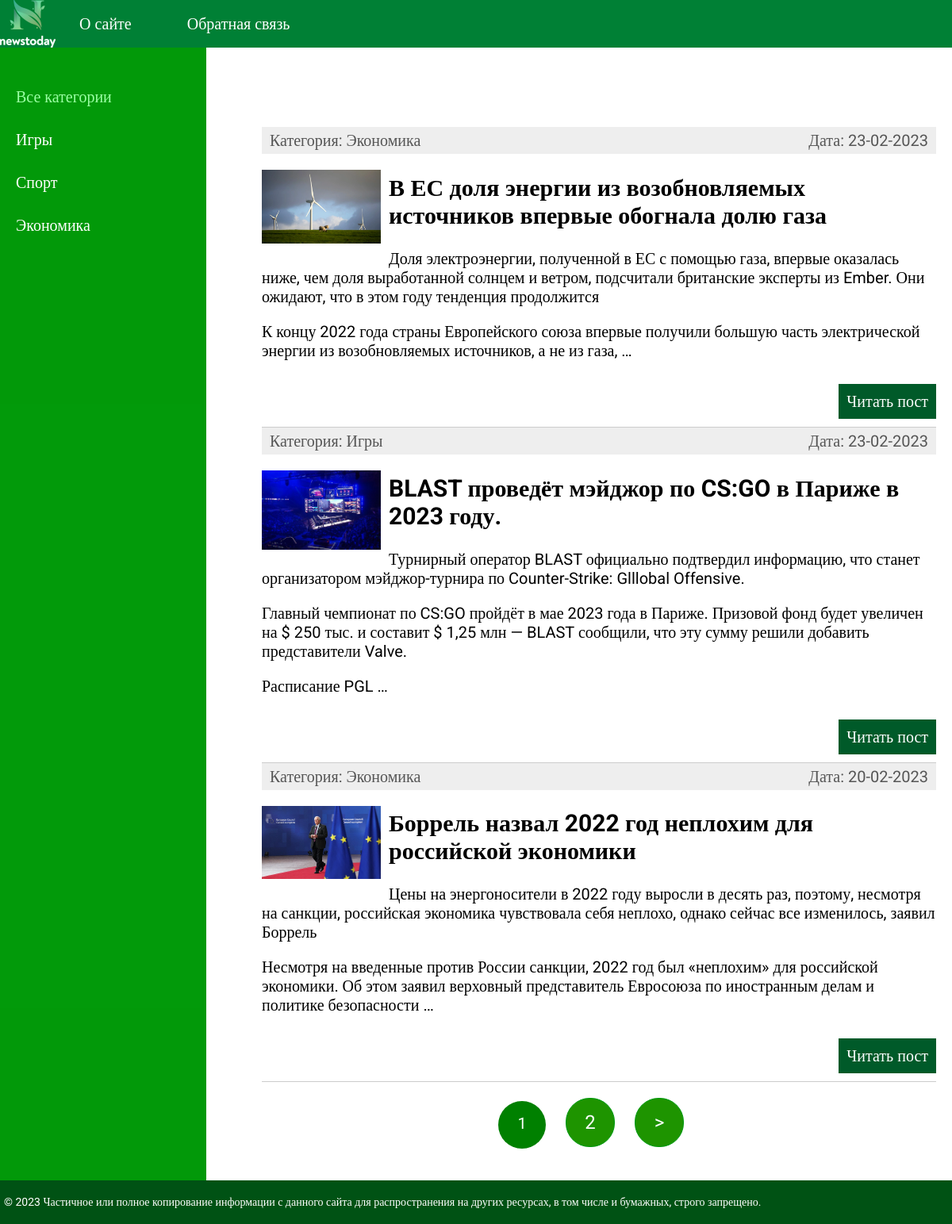
The page / on the database its author committed.
### news/models.py (models this page shows, shortened)
class Category(models.Model):
    name = models.CharField(max_length=100, db_index=True)
    slug = models.SlugField(max_length=255, unique=True, db_index=True, verbose_name='URL')
    def __str__(self):
        return self.name
    def get_absolute_url(self):
        return reverse('category', kwargs={'cat_slug': self.slug})
    class Meta:
        verbose_name = 'Категорию'
        verbose_name_plural = 'Категории'
        ordering = ['id']

class News(models.Model):
    title = models.CharField(max_length=255, verbose_name='Заголовок')
    content = models.TextField(blank=True, verbose_name='Контент')
    slug = models.SlugField(max_length=255, unique=True, db_index=True, verbose_name="URL")
    photo = models.ImageField(upload_to="photos/%Y/%m/%d/", verbose_name='Фото', blank=True)
    time_create = models.DateTimeField(auto_now_add=True)
    time_add = models.DateTimeField(auto_now=True)
    is_published = models.BooleanField(default=True, verbose_name='Публикация')
    cat = models.ForeignKey('Category', on_delete=models.PROTECT, null=True, verbose_name='Категории')
    def get_absolute_url(self):
        return reverse('post', kwargs={'post_slug': self.slug})
    class Meta:
        verbose_name = 'Новость'
        verbose_name_plural = 'Новости'
        ordering =['-time_create', 'title']

### news/views.py (the view)
# urls.py: path('', NewsHome.as_view(), name='home'),
class NewsHome(DataMixin, ListView):
    model = News
    template_name = 'news/index.html'
    context_object_name = "posts"
    def get_context_data(self, *, object_list=None, **kwargs):
        context = super().get_context_data(**kwargs)
        c_def = self.get_user_context(title='Главная страница')
        return dict(list(context.items()) + list(c_def.items()))
    def get_queryset(self):
        return News.objects.filter(is_published=True)

### news/utils.py (called while the page is built)
        def get_user_context(self, **kwargs):
                context = kwargs
                cats = Category.objects.annotate(Count('news'))
                user_menu = menu.copy()
                if not self.request.user.is_authenticated:
                        user_menu.pop(1)
                context['menu'] = user_menu
                context['cats'] = cats
                if 'cat_selected' not in context:
                        context['cat_selected'] = 0
                return context

### news/templates/news/index.html (shortened to what this page needs)
{% extends 'news/base.html' %}
{% block content %}
<ul class="list-articles">
	{% for p in posts %}
			<li><div class="article-panel">
	<p class="first">Категория: {{p.cat}}</p>
	<p class="last">Дата: {{p.time_create|date:"d-m-Y"}}</p>
</div>
{% if p.photo %}
	<p><img class="img-article-left thumb" src="{{p.photo.url}}"></p>
{% endif %}
				<h2>{{p.title}}</h2>
	{% autoescape on %}
	{{p.content|linebreaks|truncatewords:50}}
	{% endautoescape %}
			<p class="link-read-post"><a href="{{ p.get_absolute_url }}">Читать пост</a></p>
			</li>
	{% endfor %}
</ul>
{% endblock %}

### news/templates/news/base.html (shortened to what this page needs)
{% load static %}
{% load news_tags %}
<!DOCTYPE html>
<html>
<head>
	<link type="text/css" href="{% static 'news/css/style.css' %}" rel="stylesheet" />
</head>
<body>
<table class="table-page" border=0 cellpadding="0" cellspacing="0">
<tr><td valign=top>
{% block mainmenu %}
		<div class="header">
			<ul id="mainmenu" class="mainmenu">
			<li class="logo"><a href="{% url 'home' %}"><div class="logo"></div></a></li>
	{% for m in menu %}
			<li><a href="{% url m.url_name %}">{{m.title}}</a></li>
	{% endfor %}
			</ul>
		</div>
{% endblock mainmenu %}
<table class="table-content" border=0 cellpadding="0" cellspacing="0">
<tr>
	<td valign="top" class="left-chapters">
	<ul id="leftchapters">
{% if cat_selected == 0 %}
		<li class="selected">Все категории</li>
{% else %}
		<li><a href="{% url 'home' %}">Все категории</a></li>
{% endif %}
{% for c in cats %}
{% if c.news__count > 0%}
		{% if c.pk == cat_selected %}
			<li class="selected">{{c.name}}</li>
		{% else %}
			<li><a href="{{ c.get_absolute_url }}">{{c.name}}</a></li>
		{% endif %}
{% endif %}
{% endfor %}
	</ul>
</td>
<td valign="top" class="content">
<div class="content-text">
{% block content %}
{% endblock %}
{% if page_obj.has_other_pages %}
<nav class="list-pages">
    <ul>
        {% for p in paginator.page_range %}
		{% if page_obj.number == p %}
        <li class="page-num page-num-selected">{{ p }}</li>
		{% elif p >= page_obj.number|add:-2 and p <= page_obj.number|add:2  %}
        <li class="page-num">
            <a href="?page={{ p }}">{{ p }}</a>
        </li>
		{% endif %}
        {% endfor %}
{% if page_obj.has_next %}
<li class="page-num">
	<a href="?page={{ page_obj.next_page_number }}">&gt;</a>
</li>
{% endif %}
    </ul>
</nav>
{% endif %}
	</div>
</td></tr></table>
</td></tr>
<tr><td valign=top>
	<div id="footer">
		<p>&copy; 2023 Частичное или полное копирование информации с данного сайта для распространения на других ресурсах, в том числе и бумажных, строго запрещено.</p>
	</div>
</td></tr></table>
</body>
</html>

### news/static/news/css/style.css (style rules this page uses)
html, body { margin: 0; padding: 0; height: 100%; width: 100%; font-family: 'Roboto'; }
a { color: #007a2f; text-decoration: none; }
img { max-width: 600px; height: auto; }
img.img-article-left { max-width: 300px; height: auto; float: left; padding: 0 10px 10px 0; }
img.img-article-left.thumb { max-width: 150px; height: auto; }
p.link-read-post { text-align: right; }
p.link-read-post a { padding: 10px; min-width: 100px; background: #005a29; color: #fff; text-decoration: none; }
div.article-panel { background: #eee; padding: 5px 10px 5px 10px; box-sizing: border-box; overflow: hidden; color: #555; }
div.article-panel p.first { margin: 0; float: left; }
div.article-panel p.last { margin: 0; float: right; }
ul.list-articles { list-style: none; margin: 0; padding: 0; }
ul.list-articles li { border-bottom: 1px solid #ccc; }
.table-page { width: 100%; height: 100%; vertical-align: top; }
.table-page tr { height: 100%; }
.header { background: #008035; height: 60px; }
.logo { background: url('../images/logo.png'); width: 70px; height: 60px; }
ul.mainmenu { list-style: none; margin: 0; padding: 0; height: 60px; color: #007009; font-size: 20px; overflow: hidden; }
ul.mainmenu li { float: left; margin: 18px 40px 0 30px; }
ul.mainmenu li.logo { margin: 0; }
ul.mainmenu li a { color: #fdfdfd; text-decoration: none; }
.table-content { width: 100%; min-height: 100%; height: 100%; }
.left-chapters { margin: 0; background: rgba(0, 153, 8, 0.993); min-height: 100%; }
.left-chapters ul { width: 230px; min-height: 100%; margin: 0; padding: 20px 10px 10px 20px; list-style: none; font-size: 20px; }
.left-chapters ul li { margin: 30px 0 0 0; color: rgb(255, 255, 255); }
.left-chapters ul li.selected { color: #9bffa4; }
.left-chapters ul li a { color: rgb(255, 255, 255); text-decoration: none; }
.content { padding: 40px 20px 20px 40px; width: 100%; box-sizing: border-box; }
.content-text { margin: 60px 0 0 30px; color: #000; font-size: 20px; font-family: 'Roboto'; }
#footer { box-sizing: border-box; background: #005214; padding: 5px; color: #ffffff; font-size: 14px; font-family: 'Roboto'; text-align: left; overflow: hidden; }
.list-pages { text-align: center; margin: 0 0 20px 0; }
.list-pages ul { margin: 20px 0 0 0; padding: 0; list-style: none; }
.list-pages ul li { background-color: #1e9400; display: inline-block; margin: 0 20px 0 0; }
.list-pages a { color: rgb(255, 255, 255); font-size: 24px; text-decoration: none; }
.list-pages .page-num, .page-num-selected { display: inline-block; width: 60px; height: 44px; padding: 16px 0 0 0; border: 1px solid #009b0d; border-radius: 30px; }
.list-pages .page-num-selected { border: none; color: rgb(255, 255, 255); font-size: 20px; }
.list-pages .page-num-selected { background-color: #008000; }

### rows shown on the page
Category: name "Игры"
Category: name "Спорт"
Category: name "Экономика"
News: cat "Экономика", time_create "23-02-2023", photo (picture), title "В ЕС доля энергии из возобновляемых источников впервые обогнала долю газа", content "Доля электроэнергии, полученной в ЕС с помощью газа, впервые оказалась ниже, чем доля выработанной солнцем и ветром, подсчитали британские эксперты из Ember. Они ожидают, что в этом году тенденция продолжится К концу 2022 года страны Европейского союза впервые получили большую часть электрической энергии из возобновляемых источников, а не из газа, …"
News: cat "Игры", time_create "23-02-2023", photo (picture), title "BLAST проведёт мэйджор по CS:GO в Париже в 2023 году.", content "Турнирный оператор BLAST официально подтвердил информацию, что станет организатором мэйджор-турнира по Counter-Strike: Glllobal Offensive. Главный чемпионат по CS:GO пройдёт в мае 2023 года в Париже. Призовой фонд будет увеличен на $ 250 тыс. и составит $ 1,25 млн — BLAST сообщили, что эту сумму решили добавить представители Valve. Расписание PGL …"
News: cat "Экономика", time_create "20-02-2023", photo (picture), title "Боррель назвал 2022 год неплохим для российской экономики", content "Цены на энергоносители в 2022 году выросли в десять раз, поэтому, несмотря на санкции, российская экономика чувствовала себя неплохо, однако сейчас все изменилось, заявил Боррель Несмотря на введенные против России санкции, 2022 год был «неплохим» для российской экономики. Об этом заявил верховный представитель Евросоюза по иностранным делам и политике безопасности …"

### other values the page prints
{{ m.title }} "О сайте" "Обратная связь"
{{ p }} "1"
{{ p }} "2"
